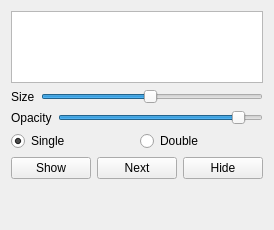
                <widget class="QWidget" name="tabImage_2">
                 <attribute name="title">
                  <string>Image</string>
                 </attribute>
                 <layout class="QVBoxLayout" name="verticalLayout_82">
                  <item>
                   <widget class="QListWidget" name="listImage">
                    <property name="sizeAdjustPolicy">
                     <enum>QAbstractScrollArea::AdjustToContents</enum>
                    </property>
                   </widget>
                  </item>
                  <item>
                   <layout class="QHBoxLayout" name="horizontalLayout_30">
                    <item>
                     <widget class="QLabel" name="label_12">
                      <property name="text">
                       <string>Size</string>
                      </property>
                     </widget>
                    </item>
                    <item>
                     <widget class="QSlider" name="sliImageSize">
                      <property name="minimum">
                       <number>1</number>
                      </property>
                      <property name="maximum">
                       <number>100</number>
                      </property>
                      <property name="value">
                       <number>50</number>
                      </property>
                      <property name="tracking">
                       <bool>true</bool>
                      </property>
                      <property name="orientation">
                       <enum>Qt::Horizontal</enum>
                      </property>
                     </widget>
                    </item>
                   </layout>
                  </item>
                  <item>
                   <layout class="QHBoxLayout" name="horizontalLayout_31">
                    <item>
                     <widget class="QLabel" name="label_13">
                      <property name="text">
                       <string>Opacity</string>
                      </property>
                     </widget>
                    </item>
                    <item>
                     <widget class="QSlider" name="sliImageTransp">
                      <property name="value">
                       <number>90</number>
                      </property>
                      <property name="tracking">
                       <bool>true</bool>
                      </property>
                      <property name="orientation">
                       <enum>Qt::Horizontal</enum>
                      </property>
                     </widget>
                    </item>
                   </layout>
                  </item>
                  <item>
                   <layout class="QHBoxLayout" name="horizontalLayout_32">
                    <item>
                     <widget class="QRadioButton" name="btnImageSingle">
                      <property name="toolTip">
                       <string>Show a single image.</string>
                      </property>
                      <property name="text">
                       <string>Single</string>
                      </property>
                      <property name="checked">
                       <bool>true</bool>
                      </property>
                     </widget>
                    </item>
                    <item>
                     <widget class="QRadioButton" name="btnImageDouble">
                      <property name="toolTip">
                       <string>Show two cloned images (suitable to display images with a clear up/down direction in a Planetarium)</string>
                      </property>
                      <property name="text">
                       <string>Double</string>
                      </property>
                     </widget>
                    </item>
                   </layout>
                  </item>
                  <item>
                   <layout class="QHBoxLayout" name="horizontalLayout_33">
                    <item>
                     <widget class="QPushButton" name="btnImageShow">
                      <property name="text">
                       <string>Show</string>
                      </property>
                     </widget>
                    </item>
                    <item>
                     <widget class="QPushButton" name="btnImageNext">
                      <property name="text">
                       <string>Next</string>
                      </property>
                     </widget>
                    </item>
                    <item>
                     <widget class="QPushButton" name="btnImageHide">
                      <property name="text">
                       <string>Hide</string>
                      </property>
                     </widget>
                    </item>
                   </layout>
                  </item>
                  <item>
                   <spacer name="verticalSpacer_8">
                    <property name="orientation">
                     <enum>Qt::Vertical</enum>
                    </property>
                    <property name="sizeHint" stdset="0">
                     <size>
                      <width>20</width>
                      <height>40</height>
                     </size>
                    </property>
                   </spacer>
                  </item>
                 </layout>
                </widget>
